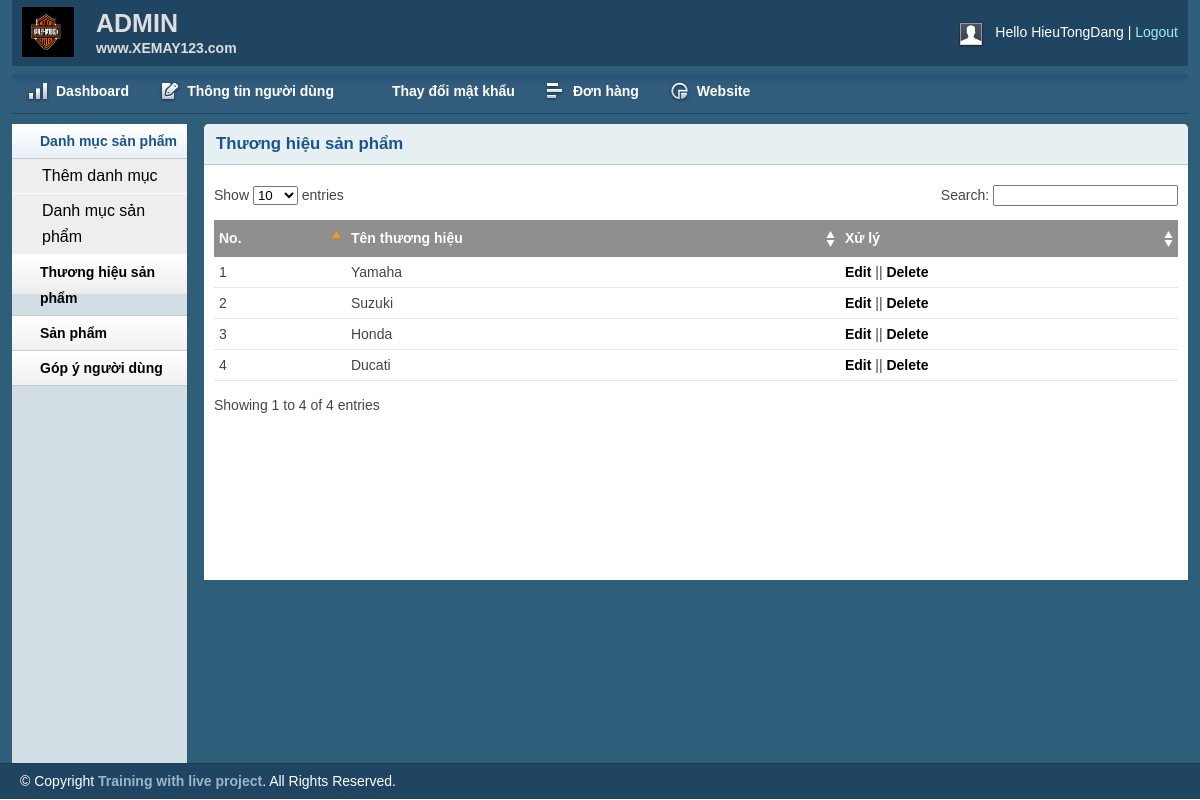
Screenshot of /admin/brandlist.php (signed in) with the database file from the repository.
### tables this page shows
CREATE TABLE `tbl_brand` (
  `brandId` int(11) NOT NULL,
  `brandName` varchar(255) NOT NULL
);

### lib/database.php (called while the page is built, shortened)
<?php
Class Database{
   public $host   = DB_HOST;
   public $user   = DB_USER;
   public $pass   = DB_PASS;
   public $dbname = DB_NAME;
   public $link;
private function connectDB(){
   $this->link = new mysqli($this->host, $this->user, $this->pass,
    $this->dbname);
 }
public function insert($query){
   $insert_row = $this->link->query($query) or
     die($this->link->error.__LINE__);
   if($insert_row){
     return $insert_row;
   } else {
     return false;
    }
 }
}

### classes/brand.php (called while the page is built, shortened)
<?php
$filepath = realpath(dirname(__FILE__));
include_once ($filepath.'/../lib/database.php');
?>
<?php
class brand
{
	private $db;
	public function __construct()
	{
		$this->db = new Database();
	}
	public function show_brand()
	{
		$query = "SELECT * FROM tbl_brand order by brandId DESC";
			$result =$this->db->insert($query);
			return $result;
	}
}
?>

### admin/brandlist.php (the view, shortened to what this page needs)
<?php include 'inc/header.php';?>
<?php include 'inc/sidebar.php';?>
<?php include '../classes/brand.php';  ?>
<?php
    $brand = new brand();
 ?>
        <div class="grid_10">
            <div class="box round first grid">
                <h2>Thương hiệu sản phẩm</h2>
                <div class="block">
                    <table class="data display datatable" id="example">
					<thead>
						<tr>
							<th>No.</th>
							<th>Tên thương hiệu</th>
							<th>Xử lý</th>
						</tr>
					</thead>
					<tbody>
						<?php
							$show_brand = $brand -> show_brand();
							if($show_brand){
								$i = 0;
								while($result = $show_brand -> fetch_assoc()){
									$i++;
						?>
						<tr class="odd gradeX">
							<td><?php echo $i; ?></td>
							<td><?php echo $result['brandName']; ?></td>
							<td><a href="brandedit.php?brandid=<?php echo $result['brandId']; ?>">Edit</a> || <a onclick = "return confirm('Are you want to delete???')" href="?delid=<?php echo $result['brandId'] ?>">Delete</a></td>
						</tr>
						<?php
							}
						}
						 ?>
					</tbody>
				</table>
               </div>
            </div>
        </div>
<?php include 'inc/footer.php';?>

### admin/css/layout.css (style rules this page uses)
body { background: #fff none repeat scroll 0 0; color: #444; font-size: 14px; padding: 0; }
a { color: #000; font-weight:bold; text-decoration: none; }
h1, h2, h3, h4, h5, h6 { line-height:1.2em; margin-bottom:.3em; }
h2 { margin-top:1em; }
.box { background:#fff; margin-bottom:20px; padding:10px 10px 10px 10px; margin-left:-8px; }
.box.grid { padding-bottom:40px; }
.box.round { -moz-border-radius: 5px 5px 0px 0px; -webkit-border-radius: 5px 5px 0px 0px; border-radius: 5px 5px 0px 0px; }
.box h2 { font-size:1.2em; font-weight:bold; color:#1B548D; background:#E6F0F3; margin:-10px -10px 0 -10px; padding:10px 12px; border-bottom:1px solid #B3CBD6; -moz-border-radius: 5px 5px 0px 0px; -webkit-border-radius: 5px 5px 0px 0px; border-radius: 5px 5px 0px 0px; }
.box.first { min-height: 406px; }
.block { padding-top:20px; }
.block { padding-bottom:1px; }
table.display { margin: 0 auto; clear: both; width: 100%; }
.sorting_asc { background: #8f8f8f url(../img/table/sort_asc.png) no-repeat center right; padding:8px 5px; text-align:left; color:#fff; }
.sorting { background:#8f8f8f url(../img/table/sort_both.png) no-repeat center right; padding:8px 5px; text-align:left; color:#fff; }
tr.odd { height: 30px; line-height: 30px; border-bottom:1px solid #e6e6e6; }
tr.even { height: 30px; line-height: 30px; border-bottom:1px solid #e6e6e6; }
tr.odd td, tr.even td { padding-left:5px; }

### rows the page displays
tbl_brand: brandName "Yamaha"
tbl_brand: brandName "Suzuki"
tbl_brand: brandName "Honda"
tbl_brand: brandName "Ducati"

### other values shown
Session:: get('adminName') "HieuTongDang"
